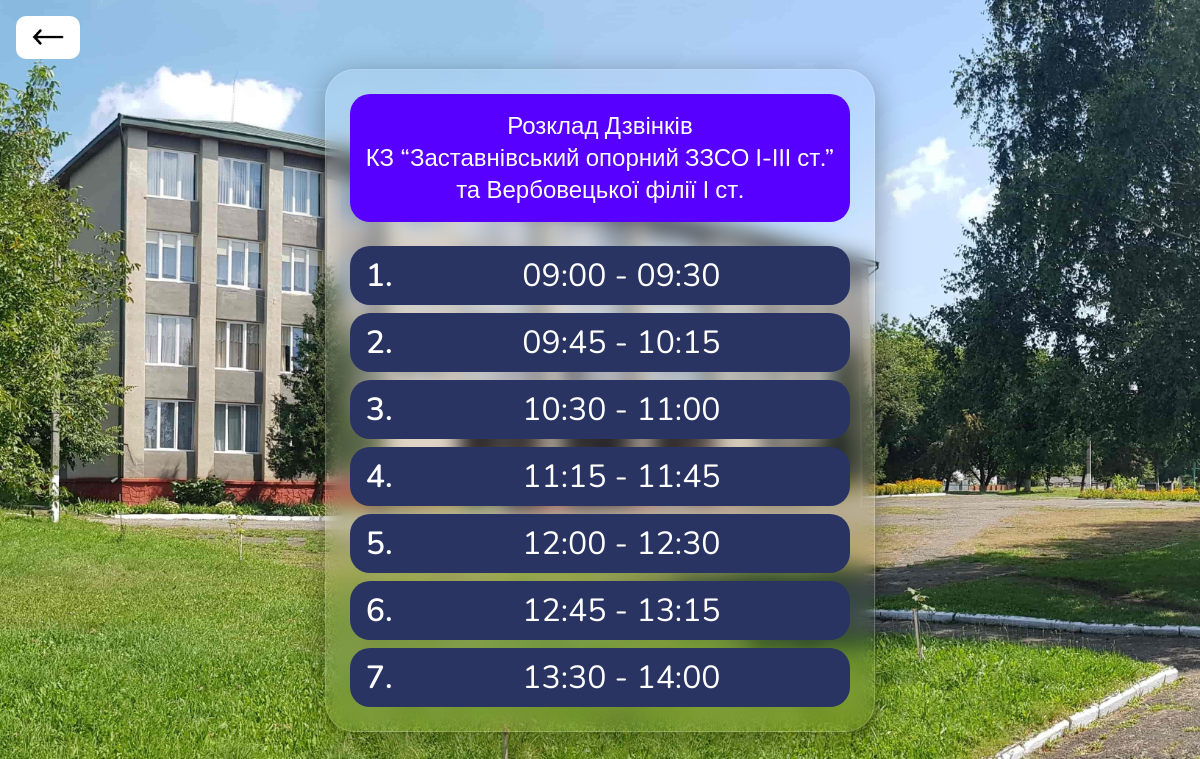
The app's page /view/schedule with its own data.
### models/schedule.php (called while the page is built, shortened)
<?php
	class SCHEDULE
	{
		public static function getLessons(){
			$mysqli = DATABASE::Connect();
			$sql = "SELECT * FROM `zozzso-online-study_schedule`";
			$stmt = $mysqli->prepare($sql);
			$stmt->execute();
			return $stmt->get_result()->fetch_all(MYSQLI_ASSOC);
		}
	}
?>

### views/schedule.php (the view, shortened to what this page needs)
		<link rel="stylesheet" href="/css/schedule.css">
	</head>
	<body>
		<a class="returnBack returnBack_active" href="/view/help">
			<img src="/img/config/arrow-left.png" class="returnBack__img">
		</a>
		<section class="schedule">
			<h2 class="schedule__title">
				Розклад Дзвінків<br/>
				КЗ “Заставнівський опорний ЗЗСО I-III ст.”<br/>
				та Вербовецької філії I ст.
			</h2>
			<div class="schedule__lessons">
				<?php
					$lessons = SCHEDULE::getLessons();
					for ($i=0; $i < count($lessons); $i++) {
						?>
						<div class="schedule__lesson lesson">
							<p class="lesson__number"><?php echo $lessons[$i]["schedule_Number"]?>.</p>
							<p class="lesson__time">
								<?php echo $lessons[$i]["schedule_StartTime"]?> - <?php echo $lessons[$i]["schedule_EndTime"]?>
							</p>
						</div>
						<?php
					}
				?>
			</div>
		</section>
	</body>
</html>

### layout/head.php (shortened to what this page needs)
<!DOCTYPE html>
<html lang="en">
	<head>

### index.php (shortened to what this page needs)
<?php
    require_once("models/schedule.php");
    require_once("layout/head.php");
    if(isset($_GET["action"])){
        $a = $_GET["action"];
        if (file_exists("views/".$a.".php")) {
            require_once("views/".$a.".php");
        } else {
            REDIRECT::toErrorPage();
        }
    } else {
        require_once("views/main.php");
    }
?>

### projectBlocks/schedule/css/schedule.css (style rules this page uses)
body { display:-webkit-box;display:-ms-flexbox;display:flex;-webkit-box-pack:center;-ms-flex-pack:center;justify-content:center;-webkit-box-align:center;-ms-flex-align:center;align-items:center;min-height:100vh;margin:0 }
.schedule { margin:0;padding:1.5rem;border-radius:30px;background:linear-gradient(135deg,rgba(255,255,255,0.1),rgba(255,255,255,0));backdrop-filter:blur(10px);-webkit-backdrop-filter:blur(10px);border:1px solid rgba(255,255,255,0.18);-webkit-box-shadow:0 8px 32px 0 rgba(0,0,0,0.37);box-shadow:0 8px 32px 0 rgba(0,0,0,0.37);margin:1rem 0 }
.schedule .schedule__title { max-width:700px;color:#fff;background:#5800FF;border-radius:20px;padding:1rem;font-family:"Nunito",sans-serif;font-weight:500;margin:0 auto;text-align:center }
.schedule .schedule__lessons { margin-top:2rem;margin:0 auto }
.schedule .schedule__lessons .schedule__lesson { display:-webkit-box;display:-ms-flexbox;display:flex;-webkit-box-align:center;-ms-flex-align:center;align-items:center;margin-top:0.5rem;width:100%;background:#293462;color:white;border-radius:20px;padding:0.5rem 0;font-family:"Nunito",sans-serif }
.schedule .schedule__lessons .schedule__lesson:first-child { margin-top:1.5rem }
.schedule .schedule__lessons .schedule__lesson .lesson__number { padding-left:1rem;font-size:2rem;font-style:normal;font-weight:600;margin:0 }
.schedule .schedule__lessons .schedule__lesson .lesson__time { margin:0 auto;font-weight:400;font-size:2rem }

### projectBlocks/returnBack/css/returnBack.css (style rules this page uses)
.returnBack { position:absolute;top:1rem;left:1rem;padding:0.3rem 1rem 0.4rem;border-radius:10px;-webkit-box-align:center;-ms-flex-align:center;align-items:center;cursor:pointer;display:none;-webkit-transition:all 0.7s ease;transition:all 0.7s ease;font-size:1.5rem;background-color:white;color:rgb(14,18,45);z-index:-1 }
.returnBack.returnBack_active { display:-webkit-box;display:-ms-flexbox;display:flex;z-index:1004 }
.returnBack .returnBack__img { width:2rem }

### records on screen
zozzso-online-study_schedule: schedule_Number "1", schedule_StartTime "09:00", schedule_EndTime "09:30"
zozzso-online-study_schedule: schedule_Number "2", schedule_StartTime "09:45", schedule_EndTime "10:15"
zozzso-online-study_schedule: schedule_Number "3", schedule_StartTime "10:30", schedule_EndTime "11:00"
zozzso-online-study_schedule: schedule_Number "4", schedule_StartTime "11:15", schedule_EndTime "11:45"
zozzso-online-study_schedule: schedule_Number "5", schedule_StartTime "12:00", schedule_EndTime "12:30"
zozzso-online-study_schedule: schedule_Number "6", schedule_StartTime "12:45", schedule_EndTime "13:15"
zozzso-online-study_schedule: schedule_Number "7", schedule_StartTime "13:30", schedule_EndTime "14:00"
